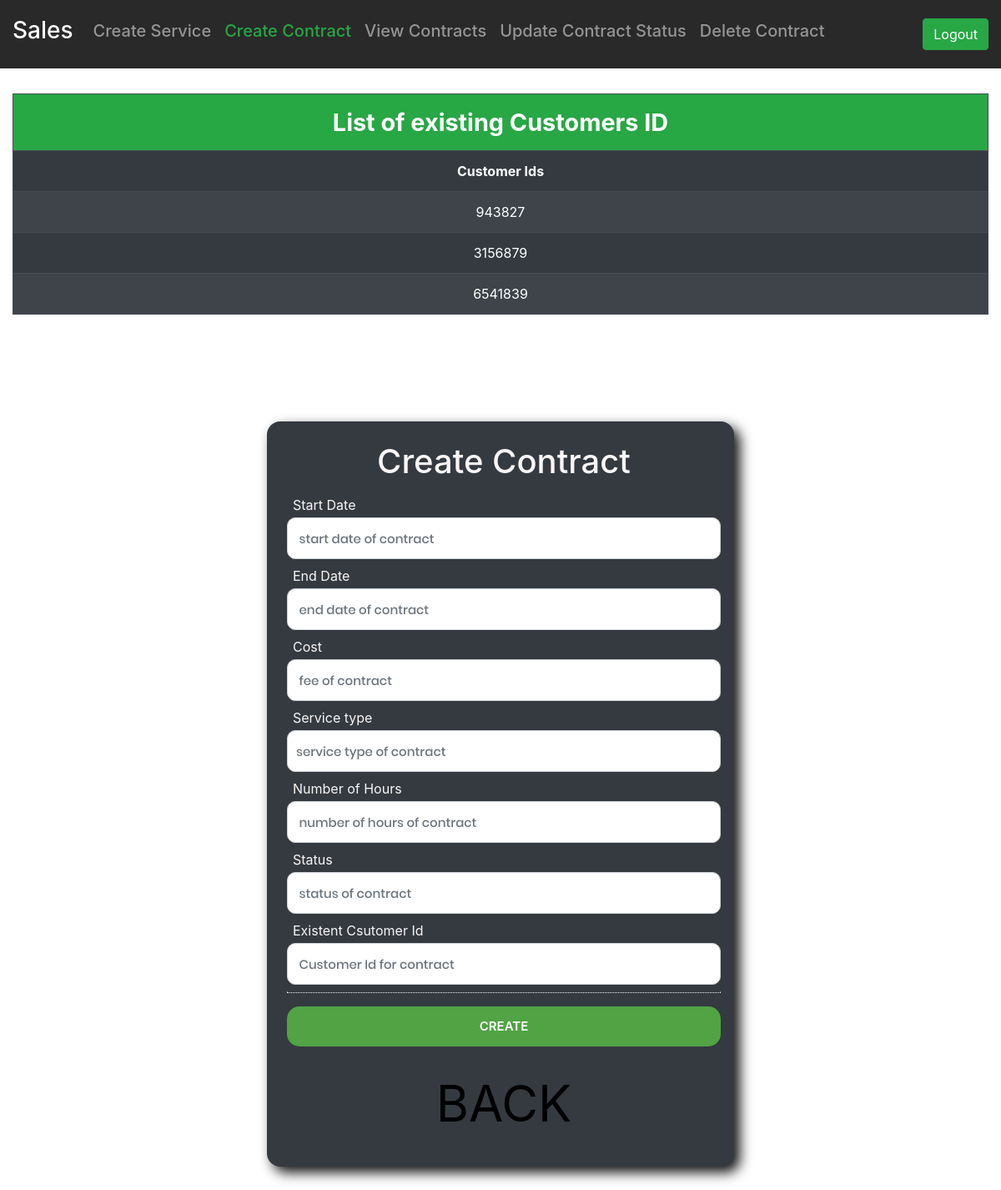
The page /sales/create_contract.php on the database its author committed.
### tables this page shows
CREATE TABLE `customers` (
  `ID` mediumint(9) NOT NULL,
  `username` varchar(20) NOT NULL,
  `pwd` longtext NOT NULL,
  `user_type` varchar(15) NOT NULL,
  `phone_num` varchar(15) DEFAULT NULL,
  `type` varchar(15) NOT NULL,
  `street` varchar(25) NOT NULL,
  `postal_code` varchar(9) NOT NULL,
  `city` varchar(25) NOT NULL,
  `province` varchar(50) NOT NULL,
  `email` varchar(30) NOT NULL
);

### sales/create_contract.php (the view, shortened to what this page needs)
<!DOCTYPE html>
<html lang="en">
<head>
    <link rel="stylesheet" href="https://stackpath.bootstrapcdn.com/bootstrap/4.3.1/css/bootstrap.min.css">
    <link rel="stylesheet" type="text/css" href="custom4.css" />
</head>
<body>
<nav class="navbar navbar-expand-md navbar-dark fixed-top">
    <a class="navbar-brand font-weight-bold" href="sales.php">
      <h3>Sales</h3>
    </a>
    <div class="collapse navbar-collapse" id="navbarsExampleDefault">
      <ul class="navbar-nav mr-auto">
        <li class="nav-item ">
          <a class="nav-link" href="create_service.php">
            <h5>Create Service</h5> <span class="sr-only">(current)</span>
          </a>
        </li>
        <li class="nav-item ">
          <a class="nav-link text-success" href="create_contract.php">
            <h5>Create Contract</h5> <span class="sr-only">(current)</span>
          </a>
        </li>
        <li class="nav-item ">
          <a class="nav-link " href="list_all_contract.php">
            <h5>View Contracts</h5> <span class="sr-only">(current)</span>
          </a>
        </li>
        <li class="nav-item ">
          <a class="nav-link" href="update_contract_status.php">
            <h5>Update Contract Status</h5> <span class="sr-only">(current)</span>
          </a>
        </li>
        <li class="nav-item ">
          <a class="nav-link" href="delete_contract.php">
            <h5>Delete Contract</h5> <span class="sr-only">(current)</span>
          </a>
        </li>
      </ul>
      <form action="../include/logout_inc.php" method="post">
        <button type="submit" class="btn btn-success">Logout</button>
      </form>
    </div>
  </nav>
<main>
<?php
        require '../include/db_connection_inc.php';
        $sql = "SELECT * from customers ";
        $stmt = mysqli_stmt_init($connect);
        if (!mysqli_stmt_prepare($stmt, $sql)) {
            header("Location: create_contract?error=sqlErrorSelectEmp");
            exit();
        } else {
            mysqli_stmt_execute($stmt);
            $response = mysqli_stmt_get_result($stmt);
                if ($m = mysqli_fetch_assoc($response) ) {
               echo' <div class=" text-center  container-fluid admin_tables ">
                    <table class="table table-lg table-hover table-striped table-bordered table-dark ">
                    <tr class="bg-success">
                        <th colspan="11" style="font-size:1.8em;font-weight:bold;">List of existing Customers ID</th>
                    </tr>
                    <tr>
                        <th scope="col">Customer Ids</th>
                    </tr>';
                    mysqli_stmt_execute($stmt);
                    $response = mysqli_stmt_get_result($stmt);
            while($row = mysqli_fetch_assoc($response)){
                       echo '<tr>
                            <td>'.$row["ID"].'</td>
                        </tr>';
                   }
                    echo '</table>   </div>';
              } else {
                echo '<div class=" text-center  container-fluid admin_tables"> <table class="table table-hover table-striped table-bordered table-dark ">
                          <tr class="bg-danger">
                              <th colspan="11">There are no Admin Employees Customers in database!</th>
                          </tr>
                  </table></div>';
                }
            }
            ?>
</main>
    <div class="d-flex justify-content-center align-items-center ">
        <form action=" ../include/create_contract.db.php" class="create_emp_form  bg-dark pr-3 pl-4 pb-4 pt-4 pb-4 text-center" method="POST">
            <h1 class="d-flex justify-content-center mb-3 ">Create Contract</h1>
            <label for="" class="mt-2">Start Date</label>
            <input class="input300 form-control" type="text" name="start_date" placeholder=" start date of contract" />
            <label for="" class="mt-2">End Date</label>
            <input class="input300 form-control" type="text" name="end_date" placeholder=" end date of contract " />
            <label for="" class="mt-2">Cost</label>
            <input class="input300 form-control" type="text" name="fee" placeholder=" fee of contract" />
            <label for="" class="mt-2">Service type</label>
            <input class="input300 form-control" type="text" name="service_type" placeholder="service type of contract" />
            <label for="" class="mt-2">Number of Hours</label>
            <input class="input300 form-control" type="text" name="num_hours" placeholder=" number of hours of contract" />
            <label for="" class="mt-2">Status</label>
            <input class="input300 form-control" type="text" name="status" placeholder=" status of contract" />
            <label for="" class="mt-2">Existent Csutomer Id</label>
            <input class="input300 form-control" type="text" name="C_id" placeholder=" Customer Id for contract" />
            <hr />
            <button type="submit" id="emp_submit" name="create_con" class="btn mt-3 mb-3  btn-md btn-custom btn-block text-uppercase">
                Create
            </button>
            <div style="text-align: center; font-size:50px; font-display:inherit; color:black;">
            <a href="index.php">
                <button style="font-size:60px;">BACK</button>
            </a>
        </div>
        </form>
    </div>
</body>
</html>

### sales/custom4.css (style rules this page uses)
body { background-image: url("../images/bg1.jpg"); height: 110%; width: 100%; background-repeat: no-repeat; background-size: auto; color: rgb(250, 246, 246); }
.navbar { background-color: rgba(15, 15, 15, 0.993); font-size: 1em; padding: 15px; }
.admin_tables { margin-top: 7em; }
.create_emp_form { margin-bottom: 35px; margin-top: 7rem; width: 560px; box-shadow: 7px 7px 15px rgba(0, 0, 0, 0.925); background: rgba(23, 1, 29, 0.925); border-radius: 1rem; padding: 15px; max-width: 100%; }
.navbar { background-color: rgba(15, 15, 15, 0.89); font-size: 1em; padding: 15px; }
a { text-decoration: none; color: rgb(255, 255, 255); }
.btn-custom { background: #51a343; color: #fff; font-size: 15px; font-weight: 600; min-height: 48px; border: none; border-radius: 15px; transition: all 0.3s ease 0s; cursor: pointer; outline: none; }
label { padding-bottom: 3px; display: flex; margin: 0 7px; align-content: flex-start; }
hr { display: block; margin-top: 0.5em; margin-bottom: 0.5em; margin-left: auto; margin-right: auto; border-style: dotted; border-width: 1px; }
a { font-size: 14px; line-height: 1.7; color: #ffffff; margin: 0px; transition: all 0.4s; -webkit-transition: all 0.4s; -o-transition: all 0.4s; -moz-transition: all 0.4s; }
input { outline: none; border: none; }
button { outline: none !important; border: none; background: transparent; }
.input300 { font-family: Poppins-Medium; font-size: 15px; line-height: 1.5; color: #000000; display: grid; width: 100%; background: #ffffff; height: 50px; border-radius: 10px; padding: 0 20px 0 10px; }

### rows shown on the page
customers: ID "943827"
customers: ID "3156879"
customers: ID "6541839"
